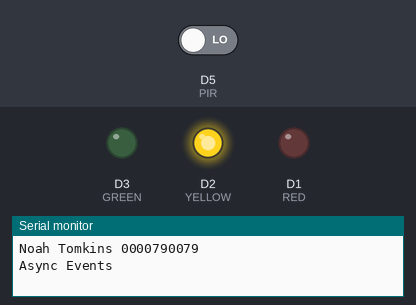
Simulated run of this program. Board: ESP8266 (Wemos D1 mini). Shown: output pins drawn as LEDs (lit = HIGH), the last lines printed to the serial monitor. Inputs (shaded band) come from the test bench; at power-on: D5 (PIR) LOW. WiFi joins after 1.5 s; servers stay silent unless stated; web services answer with replies made up by the test bench.

Above: at 0.1 s.
At 2.7 s:
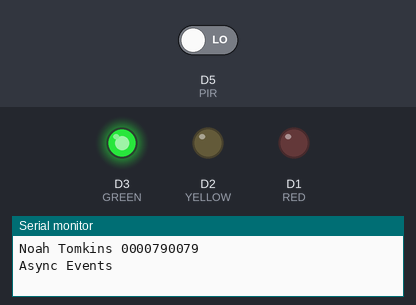
2.8 s: D5 (PIR) driven HIGH
At 4.3 s:
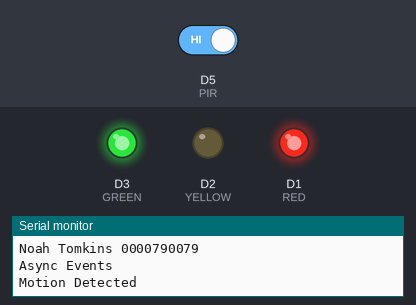
Timing chart, 0 to 6.3 s (numbered marks = the images above; inputs shaded):
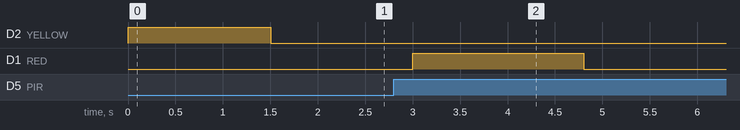

The program:

main.cpp
```cpp
/**
 * I, Noah Tomkins, 0000790079 certify that this material is my original work.
 * No other person's work has been used without due acknowledgement.
 */

#include <Arduino.h>
#include <ESP8266WiFi.h>
#include <ESP8266HTTPClient.h>

#define PIR     D5
#define GREEN   D3
#define YELLOW  D2
#define RED     D1

const char *ssid = "";
const char *password = "";
const char *endpoint = "http://api.thingspeak.com/update?api_key=KEY&field1=1";

volatile bool connected = false;

bool redOn = false;
unsigned long redEndTime = 0;
unsigned long redOnTime = 2000;

bool motion = false;

WiFiServer server(80);

void setWifiLights() {
    digitalWrite(YELLOW, !connected);
    digitalWrite(GREEN, connected);
}

void IRAM_ATTR interrupt() {
    motion = true;
}

void setup() {
    Serial.begin(115200);
    Serial.println("\n\nNoah Tomkins 0000790079");
    Serial.println("Async Events");
    Serial.println("");

    // Setup Pins
    pinMode(PIR, INPUT);
    pinMode(GREEN, OUTPUT);
    pinMode(YELLOW, OUTPUT);
    pinMode(RED, OUTPUT);
    setWifiLights();

    // Connect to WiFi
    WiFi.begin(ssid, password);
    while (WiFi.status() != WL_CONNECTED)
        delay(100);
    connected = true;
    setWifiLights();

    // Interrupt
    attachInterrupt(digitalPinToInterrupt(PIR), interrupt, RISING);
}

void loop() {
    connected = WiFi.status() == WL_CONNECTED;
    setWifiLights();

    if (motion && connected) {
        motion = false;
        Serial.println("Motion Detected");
        redEndTime = millis() + redOnTime;

        WiFiClient client;
        HTTPClient http;

        http.begin(client, endpoint);
        int code = http.GET();

        if (code != 200)
            Serial.println("Failed to send request to server!");
    }

    redOn = millis() <= redEndTime;
    digitalWrite(RED, redOn);
}
```

Measured:
- after the input at 2.8 s, D1 (RED): LOW → HIGH after 0.20 s, → LOW 1.8 s later
